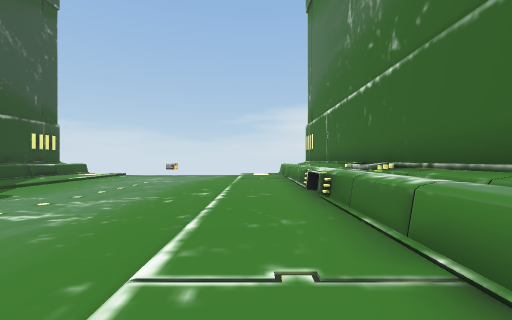
view 1 (above)

17 first-person views from a walk through a Unity game level. The camera is 1.3 m above the floor, looks level and sees 90° across. The floor is counted in squares, 2 m on a side. Each view is taken from the middle of a square. On the plan, view 1 faces up. The plan holds only what a view shows up to about 9 squares ahead; the rest is blank. The place goes on beyond the plan. The player character is not drawn. Some animated figures are left out.

view 2
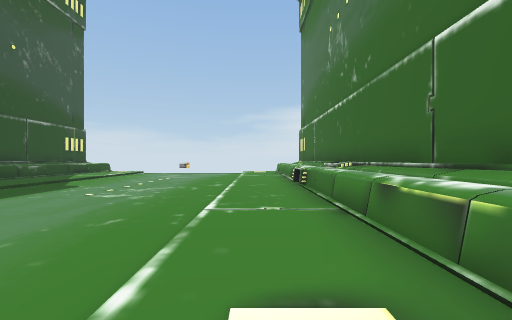

view 3
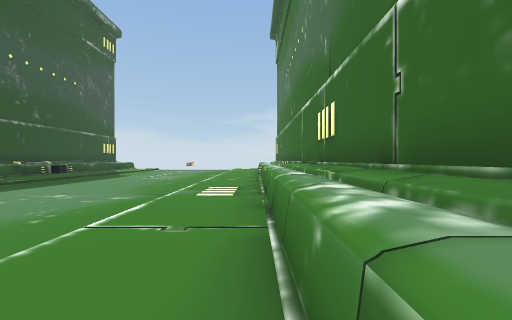

view 4
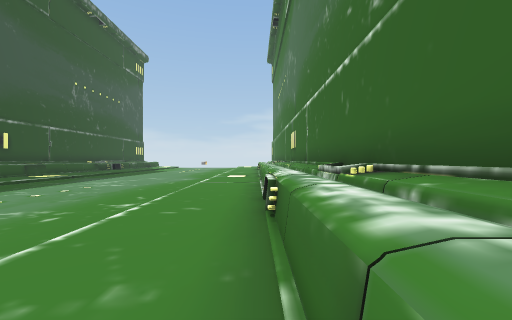

view 5
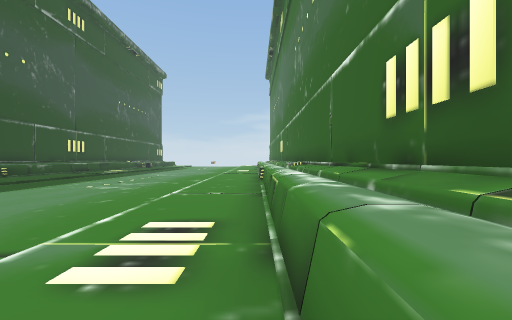

view 6
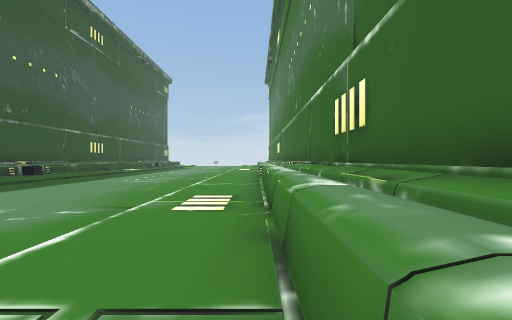

view 7
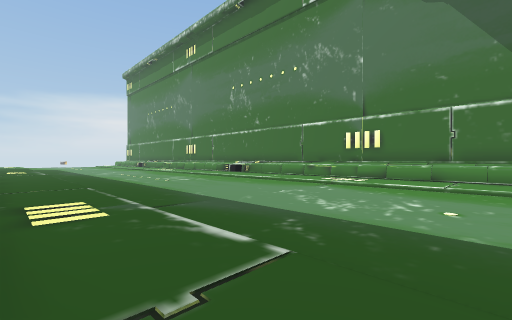

view 8
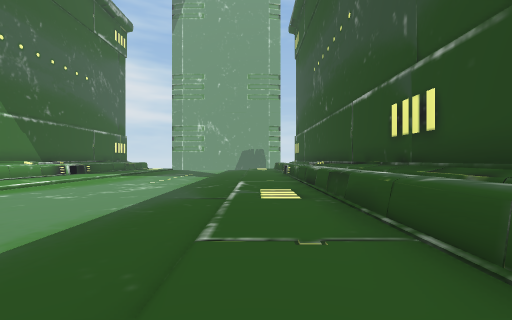

view 9
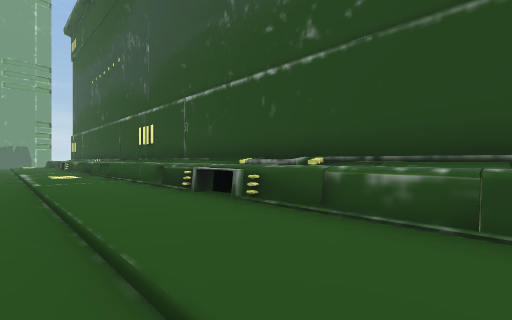

view 10
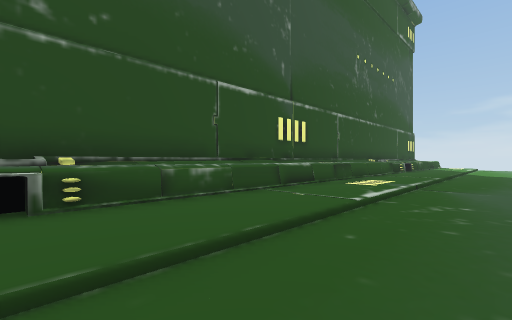

view 11
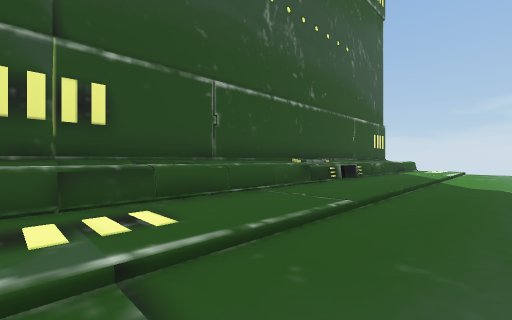

view 12
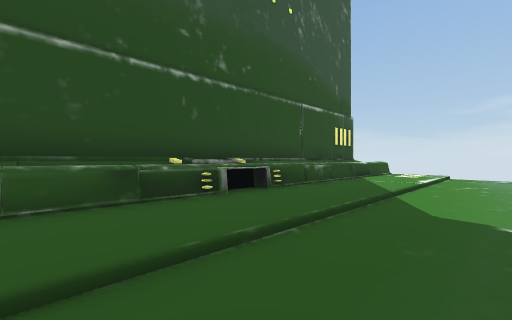

view 13
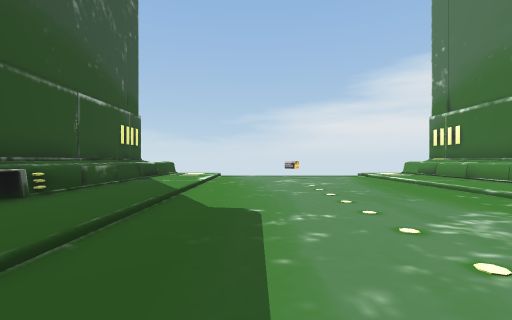

view 14
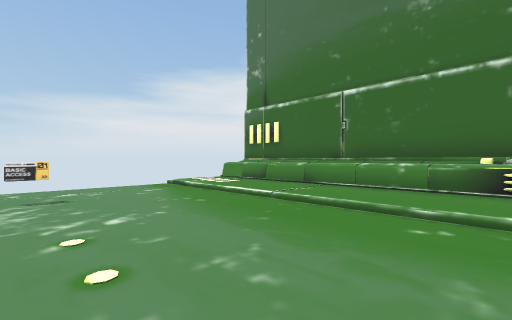

view 15
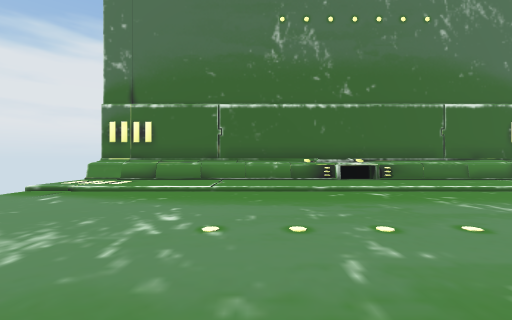

view 16
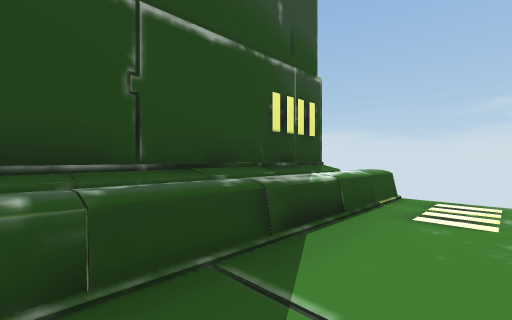

view 17
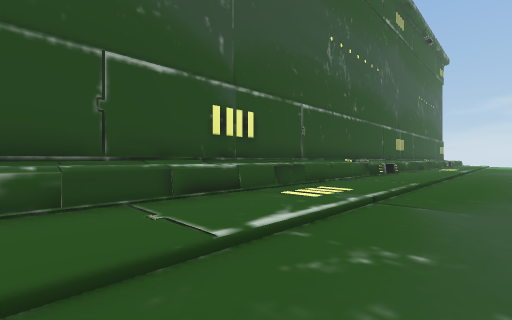

### Floor plan
Key: @ floor where view 1 was taken; # wall or solid block; . main floor; : floor 0.25 m higher than the main floor; = window, fence, low wall or low ledge; ^ raised ledge; O other object.
Columns run from 10 left of view 1 to 3 right of it. Each row starts with its distance up from view 1.
 13 #^          ^#
 12 #^::......::^#
 11 #^::..O...::^#
 10 #^::......::^#
  9 #^::......::^#
  8 #^::......::^#
  7 #^::......::^#
  6 #^::......:^^#
  5 #^::......:^^#
  4 #^::......::^#
  3 #^::......::^#
  2 #^::......::^#
  1 #^::......::^#
  0 #^::......@:^#
 -1 #^::......::^#
 -2 #^::......::^#
 -3 #^::......::^#
 -4 #^::......::^#
 -5 #^::......::^#
 -6 #^::......::^#
 -7 #^::......::^#
 -8 #^::......:^^#
 -9 #^::......::^#
-10 #^::......:^^#
-11 #^::......::^#
-12 #^::......::^#
-13 #^::......::^#
-14 #^::......::^#
-15 #^::......::^#
-16 #^=:......:=^#
-17 #^=:......::^#
-18 #^=:......::^#
-19 #^::......::^#

Positions as (right, up) in squares from view 1, and headings:
1: (0, 0), facing up
2: (0, -2), facing up
3: (1, -7), facing up
4: (1, -12), facing up
5: (1, -17), facing up
6: (1, -19), facing up
7: (-8, -19), facing up-right
8: (-7, -10), facing down
9: (-6, -5), facing down-left
10: (-5, -8), facing up-left
11: (-5, -2), facing up-left
12: (-5, 2), facing up-left
13: (-5, 2), facing up
14: (-4, 6), facing up-right
15: (-6, 8), facing right
16: (-7, 8), facing up-left
17: (-5, -19), facing up-left
